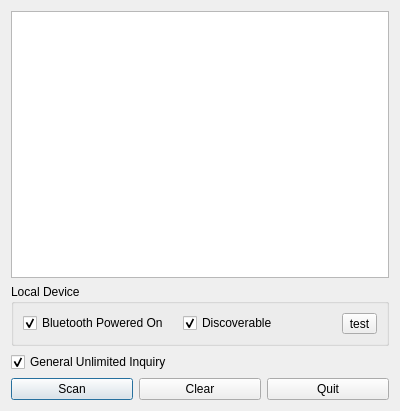
<?xml version="1.0" encoding="UTF-8"?>
<ui version="4.0">
 <class>DeviceDiscovery</class>
 <widget class="QDialog" name="DeviceDiscovery">
  <property name="geometry">
   <rect>
    <x>0</x>
    <y>0</y>
    <width>400</width>
    <height>411</height>
   </rect>
  </property>
  <property name="windowTitle">
   <string>Bluetooth Scanner</string>
  </property>
  <layout class="QVBoxLayout" name="verticalLayout">
   <item>
    <widget class="QListWidget" name="list"/>
   </item>
   <item>
    <widget class="QGroupBox" name="groupBox">
     <property name="title">
      <string>Local Device</string>
     </property>
     <layout class="QHBoxLayout" name="horizontalLayout_2">
      <item>
       <widget class="QCheckBox" name="power">
        <property name="text">
         <string>Bluetooth Powered On</string>
        </property>
        <property name="checked">
         <bool>true</bool>
        </property>
       </widget>
      </item>
      <item>
       <widget class="QCheckBox" name="discoverable">
        <property name="text">
         <string>Discoverable</string>
        </property>
        <property name="checked">
         <bool>true</bool>
        </property>
       </widget>
      </item>
      <item>
       <widget class="QToolButton" name="btn_test">
        <property name="text">
         <string>test</string>
        </property>
       </widget>
      </item>
     </layout>
    </widget>
   </item>
   <item>
    <widget class="QCheckBox" name="inquiryType">
     <property name="text">
      <string>General Unlimited Inquiry</string>
     </property>
     <property name="checked">
      <bool>true</bool>
     </property>
    </widget>
   </item>
   <item>
    <layout class="QHBoxLayout" name="horizontalLayout">
     <item>
      <widget class="QPushButton" name="scan">
       <property name="text">
        <string>Scan</string>
       </property>
      </widget>
     </item>
     <item>
      <widget class="QPushButton" name="clear">
       <property name="text">
        <string>Clear</string>
       </property>
      </widget>
     </item>
     <item>
      <widget class="QPushButton" name="quit">
       <property name="text">
        <string>Quit</string>
       </property>
      </widget>
     </item>
    </layout>
   </item>
  </layout>
 </widget>
 <resources/>
 <connections>
  <connection>
   <sender>quit</sender>
   <signal>clicked()</signal>
   <receiver>DeviceDiscovery</receiver>
   <slot>accept()</slot>
   <hints>
    <hint type="sourcelabel">
     <x>323</x>
     <y>275</y>
    </hint>
    <hint type="destinationlabel">
     <x>396</x>
     <y>268</y>
    </hint>
   </hints>
  </connection>
  <connection>
   <sender>clear</sender>
   <signal>clicked()</signal>
   <receiver>list</receiver>
   <slot>clear()</slot>
   <hints>
    <hint type="sourcelabel">
     <x>188</x>
     <y>276</y>
    </hint>
    <hint type="destinationlabel">
     <x>209</x>
     <y>172</y>
    </hint>
   </hints>
  </connection>
 </connections>
</ui>
